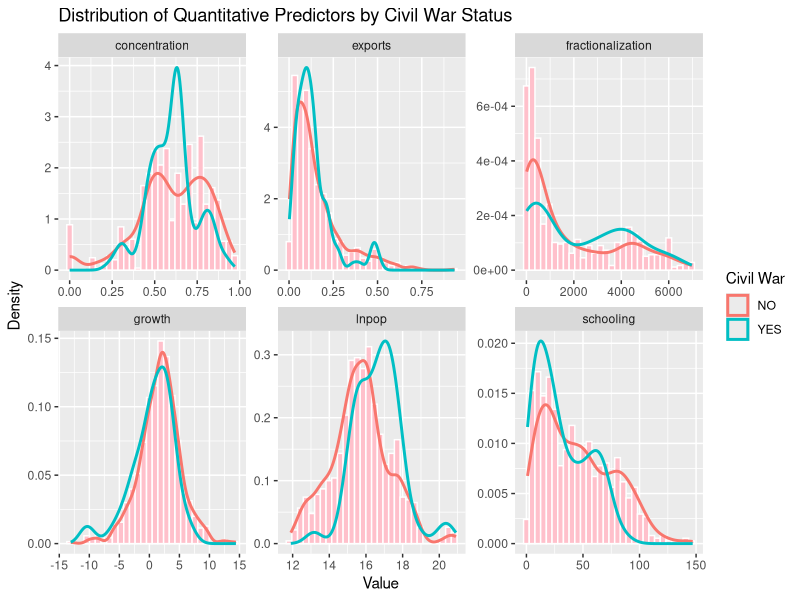

The R source for this figure:
## ---- chunk 1
suppressMessages(library(tidyverse))
SEED <- 400
## ---- chunk 2
df <- read.csv("civilWar.csv", stringsAsFactors = TRUE)

# Basic overview
dim(df)
colSums(is.na(df))
## ---- chunk 3
summary(df)
## ---- chunk 4
quant_vars <- df %>%
  select(civil.war, exports, schooling, growth, concentration, lnpop,
         fractionalization)

# Converted for faceting — EXCLUDE civil.war
quant_long <- quant_vars %>%
  pivot_longer(
    cols = -civil.war,
    names_to = "variable",
    values_to = "value"
  )
ggplot(quant_long, aes(x = value)) +
  geom_histogram(
    aes(y = after_stat(density)),
    bins = 30,
    fill = "pink",
    color = "white"
  ) +
  geom_density(
    aes(y = after_stat(density), color = civil.war),
    linewidth = 1
  ) +
  facet_wrap(~ variable, scales = "free", ncol = 3) +
  labs(
    title = "Distribution of Quantitative Predictors by Civil War Status",
    x = "Value",
    y = "Density",
    color = "Civil War"
  )
table(df$civil.war)
prop.table(table(df$civil.war))

